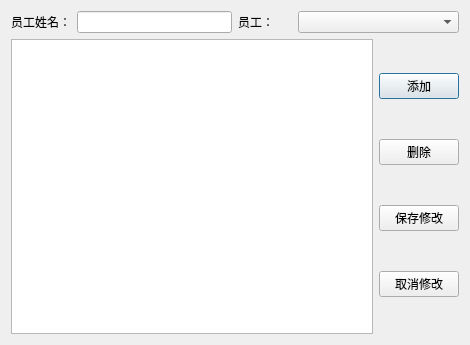
<?xml version="1.0" encoding="UTF-8"?>
<ui version="4.0">
 <class>PeopleDialog</class>
 <widget class="QDialog" name="PeopleDialog">
  <property name="geometry">
   <rect>
    <x>0</x>
    <y>0</y>
    <width>470</width>
    <height>345</height>
   </rect>
  </property>
  <property name="windowTitle">
   <string>员工管理</string>
  </property>
  <layout class="QVBoxLayout" name="verticalLayout_3">
   <item>
    <layout class="QVBoxLayout" name="verticalLayout_2">
     <item>
      <layout class="QHBoxLayout" name="horizontalLayout_3">
       <item>
        <layout class="QHBoxLayout" name="horizontalLayout" stretch="1,3">
         <item>
          <widget class="QLabel" name="label">
           <property name="text">
            <string>员工姓名：</string>
           </property>
          </widget>
         </item>
         <item>
          <widget class="QLineEdit" name="lineEdit_Name"/>
         </item>
        </layout>
       </item>
       <item>
        <layout class="QHBoxLayout" name="horizontalLayout_2" stretch="1,3">
         <item>
          <widget class="QLabel" name="label_2">
           <property name="text">
            <string>员工：</string>
           </property>
          </widget>
         </item>
         <item>
          <widget class="QComboBox" name="comboBox_CarIDList"/>
         </item>
        </layout>
       </item>
      </layout>
     </item>
     <item>
      <layout class="QHBoxLayout" name="horizontalLayout_4">
       <item>
        <widget class="QTableView" name="tableView"/>
       </item>
       <item>
        <layout class="QVBoxLayout" name="verticalLayout">
         <item>
          <widget class="QPushButton" name="PB_Add">
           <property name="text">
            <string>添加</string>
           </property>
          </widget>
         </item>
         <item>
          <widget class="QPushButton" name="PB_Del">
           <property name="text">
            <string>删除</string>
           </property>
          </widget>
         </item>
         <item>
          <widget class="QPushButton" name="PB_Save_Modify">
           <property name="text">
            <string>保存修改</string>
           </property>
          </widget>
         </item>
         <item>
          <widget class="QPushButton" name="PB_Cancle_Modify">
           <property name="text">
            <string>取消修改</string>
           </property>
          </widget>
         </item>
        </layout>
       </item>
      </layout>
     </item>
    </layout>
   </item>
  </layout>
 </widget>
 <resources/>
 <connections/>
</ui>
